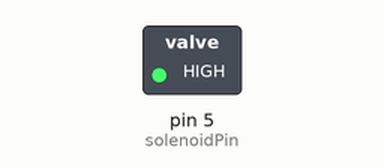
Bench run of a sketch on a simulated Arduino Uno, built with avr-gcc and run on an emulated ATmega328P. Shown: switched loads named in the sketch (green lamp = pin HIGH). Dashed ring = blinking.

Above: at 0.5 s.
Timing chart, 0 to 4.6 s (numbered marks = the images above):
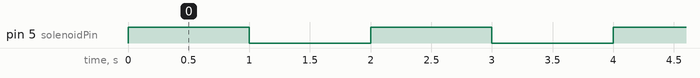

The sketch:

solenoid.ino
```cpp
int solenoidPin = 5;

void setup() {
  pinMode(solenoidPin, OUTPUT);
}

void loop() {
  digitalWrite(solenoidPin, HIGH);   //솔레노이드 모터를 작동시킨다.
  delay(1000);              //1초 딜레이
  digitalWrite(solenoidPin, LOW);    //솔레노이드 모터를 멈춘다.
  delay(1000);              //1초 딜레이
}
```

Measured:
- by itself, pin 5 (solenoidPin): alternates HIGH for 1.0 s and LOW for 1.0 s
